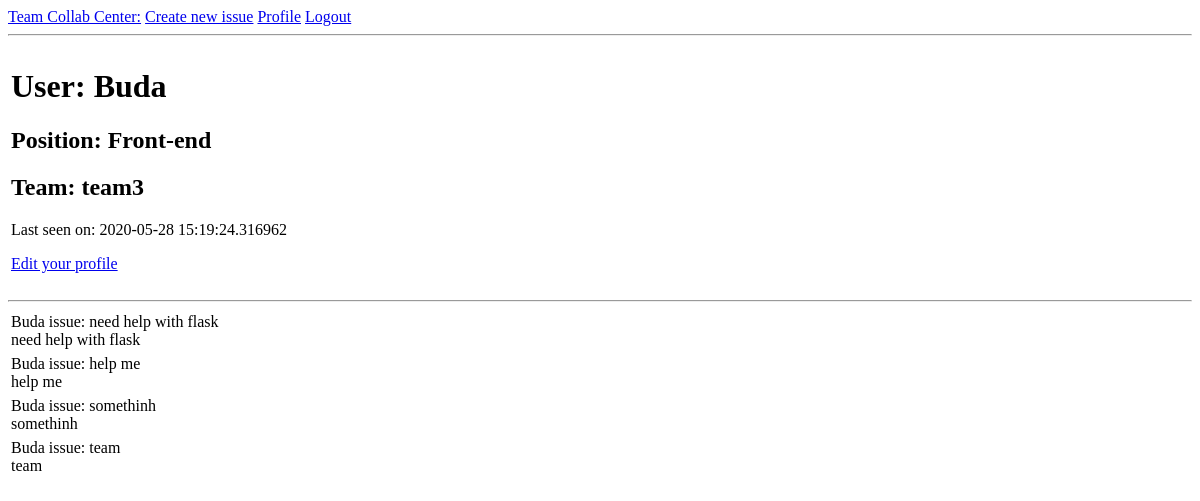
The page /user/Buda (signed in) on the database as committed earlier.
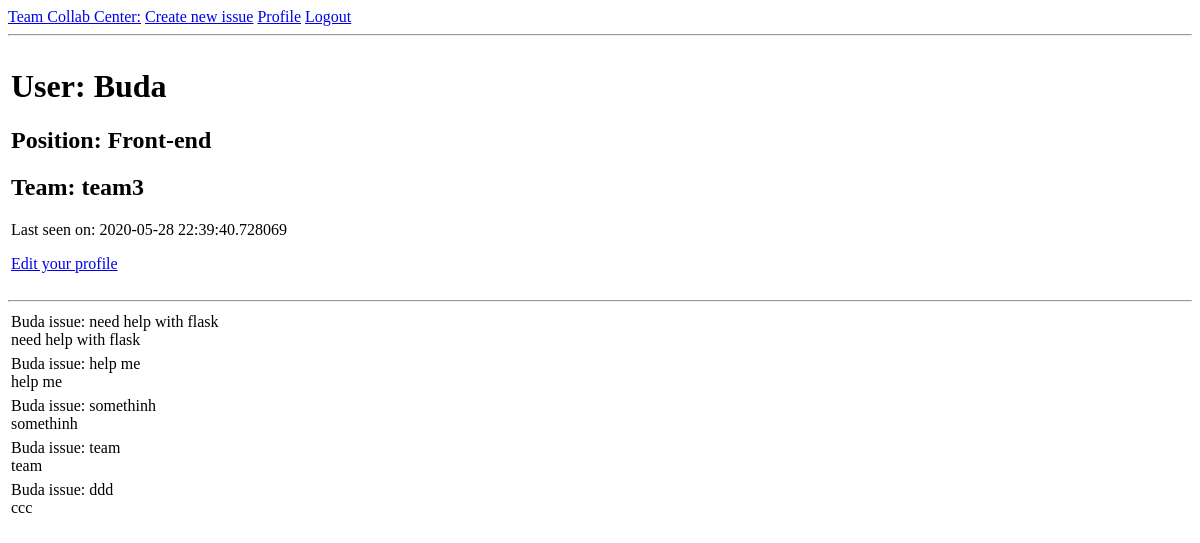
The same page on the database as committed later.
### app/models.py (models this page shows, shortened)
class User(UserMixin, db.Model):
    __tablename__='users'
    id = db.Column(db.Integer, primary_key=True)
    username = db.Column(db.String(64), index=True, unique=True)
    email = db.Column(db.String(120), index=True, unique=True)
    password_hash = db.Column(db.String(128))
    posts = db.relationship('Post', backref='author', lazy='dynamic')
    position_id = db.Column(db.Integer, db.ForeignKey('position.id'))
    about_me = db.Column(db.String(240))
    last_seen = db.Column(db.DateTime, default=datetime.utcnow)
    team_id = db.Column(db.Integer, db.ForeignKey('teams.id'))

class Post(db.Model):
    __tablename__='posts'
    id = db.Column(db.Integer, primary_key=True)
    title = db.Column(db.String(64))
    description = db.Column(db.String(1000))
    timestamp = db.Column(db.DateTime, index=True, default=datetime.utcnow)
    user_id = db.Column(db.Integer, db.ForeignKey('users.id'))
    team_id = db.Column(db.Integer, db.ForeignKey('teams.id'))

### app/routes.py (the view)
@app.route('/user/<username>')
@login_required
def user(username):
    user = User.query.filter_by(username=username).first_or_404()
    posts = Post.query.filter_by(user_id=current_user.id)
    return render_template('user.html', user=user, posts=posts)

### app/models.py (called while the page is built)
@login.user_loader
def load_user(id):
    return User.query.get(int(id))

### app/routes.py (called while the page is built)
@app.before_request
def before_request():
    if current_user.is_authenticated:
        current_user.last_seen = datetime.utcnow()
        db.session.commit()

### app/templates/user.html (shortened to what this page needs)
{% extends "base.html" %}
{% block content %}
    <table>
        <tr valign="top">
            <td>
                <h1>User: {{ user.username }}</h1>
                <h2>Position: {{ user.position_members.name }}</h2>
                <h2>Team: {{ user.team_members.name }}</h2>
                {% if user.last_seen %}<p>Last seen on: {{ user.last_seen }}</p>{% endif %}
                {% if user == current_user %}
                <p><a href="{{ url_for('edit_profile') }}">Edit your profile</a></p>
                {% endif %}
            </td>
        </tr>
    </table>
    <hr>
    {% for post in posts %}
        {% include '_post.html' %}
    {% endfor %}
{% endblock %}

### app/templates/_post.html
<table>
    <tr valign="top">
        <td>{{ post.author.username }} issue: {{ post.title }}
            <br>{{ post.description }}
        </td>
    </tr>
</table>

Rows that differ between the two databases and show on the page:
changed User "Buda": last_seen "2020-05-28 15:19:24.316962" → "2020-05-28 22:39:40.728069"
added Post: author.username "Buda", title "ddd", description "ccc"
